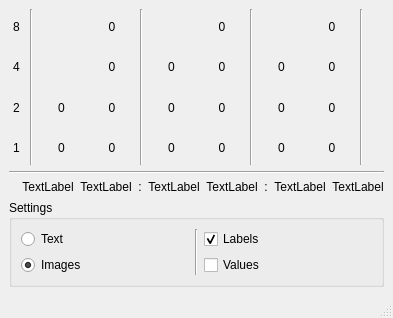
<?xml version="1.0" encoding="UTF-8"?>
<ui version="4.0">
 <class>MainWindow</class>
 <widget class="QMainWindow" name="MainWindow">
  <property name="geometry">
   <rect>
    <x>0</x>
    <y>0</y>
    <width>358</width>
    <height>318</height>
   </rect>
  </property>
  <property name="windowTitle">
   <string>MainWindow</string>
  </property>
  <widget class="QWidget" name="centralwidget">
   <layout class="QHBoxLayout" name="horizontalLayout">
    <item>
     <layout class="QVBoxLayout" name="verticalLayout" stretch="4,0,0,1">
      <item>
       <layout class="QHBoxLayout" name="horizontalLayout_2">
        <item>
         <layout class="QVBoxLayout" name="verticalLayout_3">
          <item>
           <widget class="QLabel" name="grplbl8">
            <property name="maximumSize">
             <size>
              <width>15</width>
              <height>16777215</height>
             </size>
            </property>
            <property name="text">
             <string>8</string>
            </property>
            <property name="alignment">
             <set>Qt::AlignCenter</set>
            </property>
           </widget>
          </item>
          <item>
           <widget class="QLabel" name="grplbl4">
            <property name="maximumSize">
             <size>
              <width>15</width>
              <height>16777215</height>
             </size>
            </property>
            <property name="text">
             <string>4</string>
            </property>
            <property name="alignment">
             <set>Qt::AlignCenter</set>
            </property>
           </widget>
          </item>
          <item>
           <widget class="QLabel" name="grplbl2">
            <property name="maximumSize">
             <size>
              <width>15</width>
              <height>16777215</height>
             </size>
            </property>
            <property name="text">
             <string>2</string>
            </property>
            <property name="alignment">
             <set>Qt::AlignCenter</set>
            </property>
           </widget>
          </item>
          <item>
           <widget class="QLabel" name="grplbl1">
            <property name="maximumSize">
             <size>
              <width>15</width>
              <height>16777215</height>
             </size>
            </property>
            <property name="text">
             <string>1</string>
            </property>
            <property name="alignment">
             <set>Qt::AlignCenter</set>
            </property>
           </widget>
          </item>
         </layout>
        </item>
        <item>
         <widget class="Line" name="line_6">
          <property name="orientation">
           <enum>Qt::Vertical</enum>
          </property>
         </widget>
        </item>
        <item>
         <layout class="QGridLayout" name="gridLayout_4">
          <item row="2" column="1">
           <widget class="QLabel" name="Hour02">
            <property name="text">
             <string>0</string>
            </property>
            <property name="alignment">
             <set>Qt::AlignCenter</set>
            </property>
           </widget>
          </item>
          <item row="1" column="2">
           <widget class="QLabel" name="Hour13">
            <property name="text">
             <string>0</string>
            </property>
            <property name="alignment">
             <set>Qt::AlignCenter</set>
            </property>
           </widget>
          </item>
          <item row="0" column="2">
           <widget class="QLabel" name="Hour14">
            <property name="text">
             <string>0</string>
            </property>
            <property name="alignment">
             <set>Qt::AlignCenter</set>
            </property>
           </widget>
          </item>
          <item row="3" column="1">
           <widget class="QLabel" name="Hour01">
            <property name="text">
             <string>0</string>
            </property>
            <property name="alignment">
             <set>Qt::AlignCenter</set>
            </property>
           </widget>
          </item>
          <item row="2" column="2">
           <widget class="QLabel" name="Hour12">
            <property name="text">
             <string>0</string>
            </property>
            <property name="alignment">
             <set>Qt::AlignCenter</set>
            </property>
           </widget>
          </item>
          <item row="3" column="2">
           <widget class="QLabel" name="Hour11">
            <property name="text">
             <string>0</string>
            </property>
            <property name="alignment">
             <set>Qt::AlignCenter</set>
            </property>
           </widget>
          </item>
         </layout>
        </item>
        <item>
         <widget class="Line" name="line">
          <property name="orientation">
           <enum>Qt::Vertical</enum>
          </property>
         </widget>
        </item>
        <item>
         <layout class="QGridLayout" name="gridLayout_3">
          <item row="1" column="0">
           <widget class="QLabel" name="Minute03">
            <property name="text">
             <string>0</string>
            </property>
            <property name="alignment">
             <set>Qt::AlignCenter</set>
            </property>
           </widget>
          </item>
          <item row="3" column="0">
           <widget class="QLabel" name="Minute01">
            <property name="text">
             <string>0</string>
            </property>
            <property name="alignment">
             <set>Qt::AlignCenter</set>
            </property>
           </widget>
          </item>
          <item row="2" column="1">
           <widget class="QLabel" name="Minute12">
            <property name="text">
             <string>0</string>
            </property>
            <property name="alignment">
             <set>Qt::AlignCenter</set>
            </property>
           </widget>
          </item>
          <item row="3" column="1">
           <widget class="QLabel" name="Minute11">
            <property name="text">
             <string>0</string>
            </property>
            <property name="alignment">
             <set>Qt::AlignCenter</set>
            </property>
           </widget>
          </item>
          <item row="1" column="1">
           <widget class="QLabel" name="Minute13">
            <property name="text">
             <string>0</string>
            </property>
            <property name="alignment">
             <set>Qt::AlignCenter</set>
            </property>
           </widget>
          </item>
          <item row="2" column="0">
           <widget class="QLabel" name="Minute02">
            <property name="text">
             <string>0</string>
            </property>
            <property name="alignment">
             <set>Qt::AlignCenter</set>
            </property>
           </widget>
          </item>
          <item row="0" column="1">
           <widget class="QLabel" name="Minute14">
            <property name="text">
             <string>0</string>
            </property>
            <property name="alignment">
             <set>Qt::AlignCenter</set>
            </property>
           </widget>
          </item>
         </layout>
        </item>
        <item>
         <widget class="Line" name="line_2">
          <property name="orientation">
           <enum>Qt::Vertical</enum>
          </property>
         </widget>
        </item>
        <item>
         <layout class="QGridLayout" name="gridLayout_2">
          <item row="2" column="1">
           <widget class="QLabel" name="Second12">
            <property name="text">
             <string>0</string>
            </property>
            <property name="alignment">
             <set>Qt::AlignCenter</set>
            </property>
           </widget>
          </item>
          <item row="1" column="1">
           <widget class="QLabel" name="Second13">
            <property name="text">
             <string>0</string>
            </property>
            <property name="alignment">
             <set>Qt::AlignCenter</set>
            </property>
           </widget>
          </item>
          <item row="2" column="0">
           <widget class="QLabel" name="Second02">
            <property name="text">
             <string>0</string>
            </property>
            <property name="alignment">
             <set>Qt::AlignCenter</set>
            </property>
           </widget>
          </item>
          <item row="3" column="1">
           <widget class="QLabel" name="Second11">
            <property name="text">
             <string>0</string>
            </property>
            <property name="alignment">
             <set>Qt::AlignCenter</set>
            </property>
           </widget>
          </item>
          <item row="1" column="0">
           <widget class="QLabel" name="Second03">
            <property name="text">
             <string>0</string>
            </property>
            <property name="alignment">
             <set>Qt::AlignCenter</set>
            </property>
           </widget>
          </item>
          <item row="3" column="0">
           <widget class="QLabel" name="Second01">
            <property name="text">
             <string>0</string>
            </property>
            <property name="alignment">
             <set>Qt::AlignCenter</set>
            </property>
           </widget>
          </item>
          <item row="0" column="1">
           <widget class="QLabel" name="Second14">
            <property name="text">
             <string>0</string>
            </property>
            <property name="alignment">
             <set>Qt::AlignCenter</set>
            </property>
           </widget>
          </item>
         </layout>
        </item>
        <item>
         <widget class="Line" name="line_7">
          <property name="orientation">
           <enum>Qt::Vertical</enum>
          </property>
         </widget>
        </item>
        <item>
         <layout class="QVBoxLayout" name="verticalLayout_4">
          <item>
           <widget class="QLabel" name="label">
            <property name="maximumSize">
             <size>
              <width>15</width>
              <height>16777215</height>
             </size>
            </property>
            <property name="text">
             <string> </string>
            </property>
           </widget>
          </item>
         </layout>
        </item>
       </layout>
      </item>
      <item>
       <widget class="Line" name="line_3">
        <property name="orientation">
         <enum>Qt::Horizontal</enum>
        </property>
       </widget>
      </item>
      <item>
       <layout class="QHBoxLayout" name="horizontalLayout_3" stretch="0,0,0,0,0,0,0,0,0">
        <item>
         <widget class="QLabel" name="label_27">
          <property name="maximumSize">
           <size>
            <width>20</width>
            <height>16777215</height>
           </size>
          </property>
          <property name="text">
           <string/>
          </property>
         </widget>
        </item>
        <item>
         <widget class="QLabel" name="lblHour1">
          <property name="text">
           <string>TextLabel</string>
          </property>
          <property name="alignment">
           <set>Qt::AlignCenter</set>
          </property>
         </widget>
        </item>
        <item>
         <widget class="QLabel" name="lblHour2">
          <property name="text">
           <string>TextLabel</string>
          </property>
          <property name="alignment">
           <set>Qt::AlignCenter</set>
          </property>
         </widget>
        </item>
        <item>
         <widget class="QLabel" name="line_8">
          <property name="maximumSize">
           <size>
            <width>5</width>
            <height>16777215</height>
           </size>
          </property>
          <property name="text">
           <string>:</string>
          </property>
          <property name="alignment">
           <set>Qt::AlignCenter</set>
          </property>
         </widget>
        </item>
        <item>
         <widget class="QLabel" name="lblMinute1">
          <property name="text">
           <string>TextLabel</string>
          </property>
          <property name="alignment">
           <set>Qt::AlignCenter</set>
          </property>
         </widget>
        </item>
        <item>
         <widget class="QLabel" name="lblMinute2">
          <property name="text">
           <string>TextLabel</string>
          </property>
          <property name="alignment">
           <set>Qt::AlignCenter</set>
          </property>
         </widget>
        </item>
        <item>
         <widget class="QLabel" name="line_9">
          <property name="maximumSize">
           <size>
            <width>5</width>
            <height>16777215</height>
           </size>
          </property>
          <property name="text">
           <string>:</string>
          </property>
          <property name="alignment">
           <set>Qt::AlignCenter</set>
          </property>
         </widget>
        </item>
        <item>
         <widget class="QLabel" name="lblSecond1">
          <property name="text">
           <string>TextLabel</string>
          </property>
          <property name="alignment">
           <set>Qt::AlignCenter</set>
          </property>
         </widget>
        </item>
        <item>
         <widget class="QLabel" name="lblSecond2">
          <property name="text">
           <string>TextLabel</string>
          </property>
          <property name="alignment">
           <set>Qt::AlignCenter</set>
          </property>
         </widget>
        </item>
       </layout>
      </item>
      <item>
       <layout class="QGridLayout" name="gridLayout">
        <item row="0" column="0">
         <widget class="QGroupBox" name="groupBox">
          <property name="title">
           <string>Settings</string>
          </property>
          <layout class="QHBoxLayout" name="horizontalLayout_4">
           <item>
            <layout class="QGridLayout" name="gridLayout_6">
             <item row="0" column="0">
              <widget class="QRadioButton" name="radText">
               <property name="text">
                <string>Text</string>
               </property>
              </widget>
             </item>
             <item row="1" column="0">
              <widget class="QRadioButton" name="radImg">
               <property name="text">
                <string>Images</string>
               </property>
               <property name="checked">
                <bool>true</bool>
               </property>
              </widget>
             </item>
            </layout>
           </item>
           <item>
            <widget class="Line" name="line_5">
             <property name="orientation">
              <enum>Qt::Vertical</enum>
             </property>
            </widget>
           </item>
           <item>
            <layout class="QGridLayout" name="gridLayout_7">
             <item row="0" column="0">
              <widget class="QCheckBox" name="chkLabel">
               <property name="text">
                <string>Labels</string>
               </property>
               <property name="checked">
                <bool>true</bool>
               </property>
              </widget>
             </item>
             <item row="1" column="0">
              <widget class="QCheckBox" name="chkVal">
               <property name="text">
                <string>Values</string>
               </property>
               <property name="checked">
                <bool>false</bool>
               </property>
              </widget>
             </item>
            </layout>
           </item>
          </layout>
         </widget>
        </item>
       </layout>
      </item>
     </layout>
    </item>
   </layout>
  </widget>
  <widget class="QMenuBar" name="menubar">
   <property name="geometry">
    <rect>
     <x>0</x>
     <y>0</y>
     <width>358</width>
     <height>21</height>
    </rect>
   </property>
  </widget>
  <widget class="QStatusBar" name="statusbar"/>
 </widget>
 <resources/>
 <connections/>
</ui>
